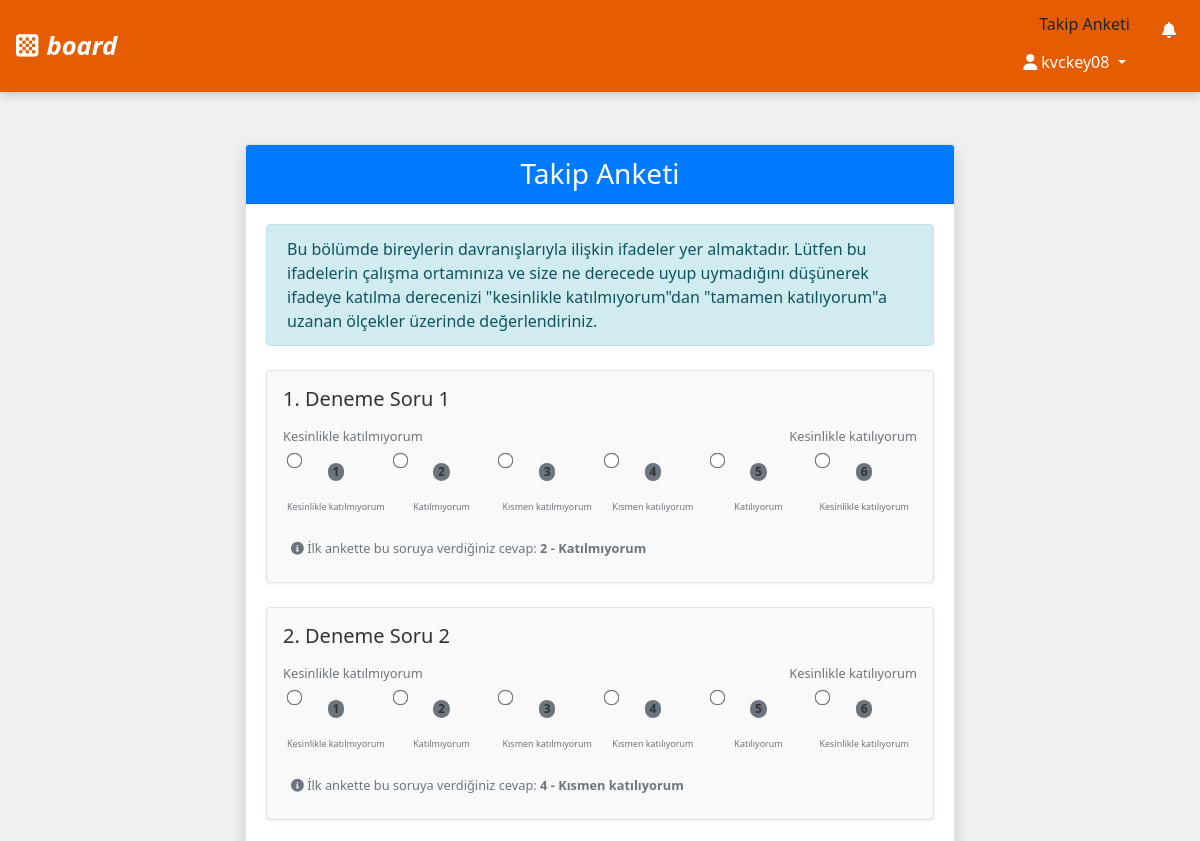
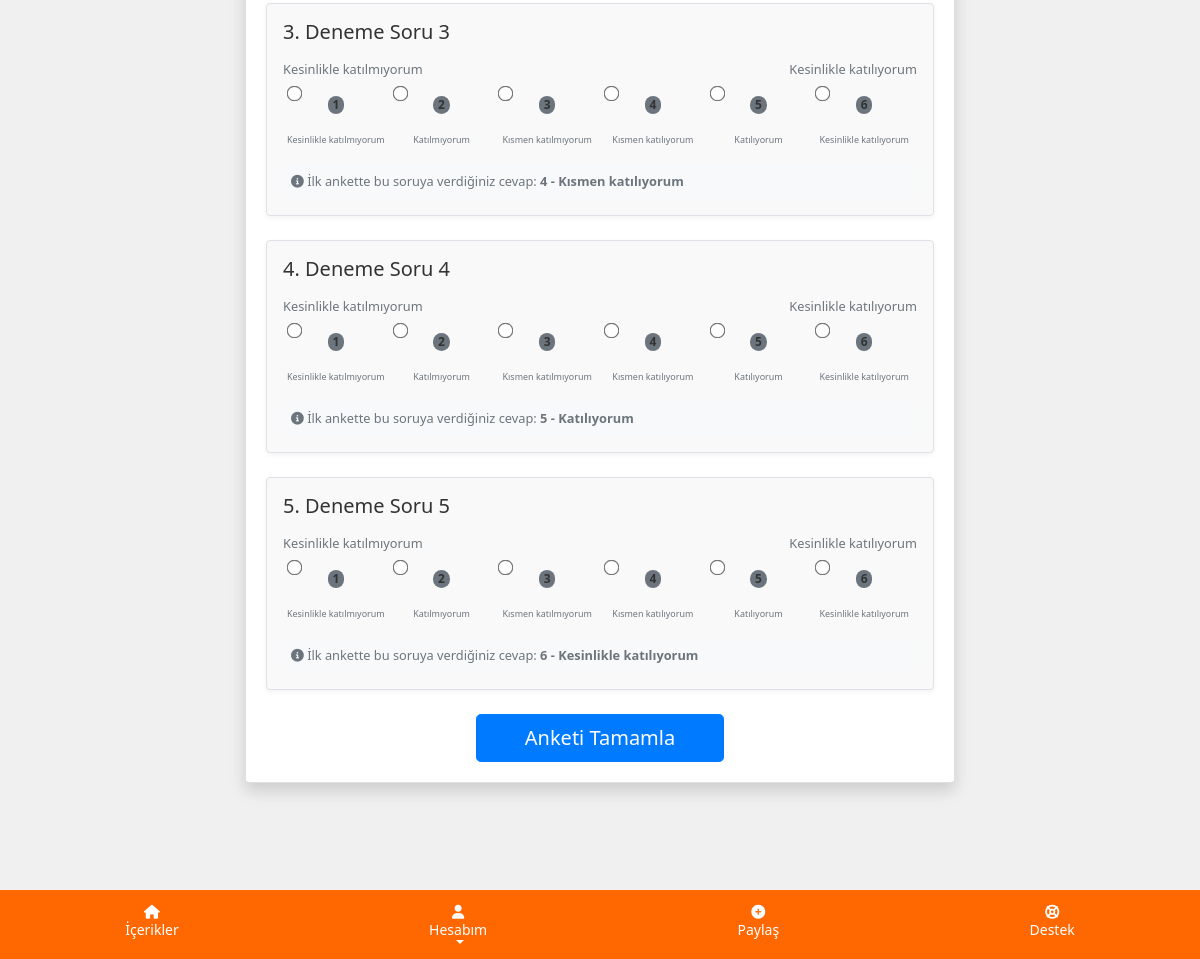
The page /second-survey/ (signed in) on the database its author committed (2 pictures, top to bottom).
### users/models.py (models this page shows, shortened)
class CustomUser(AbstractUser):
    team = models.ForeignKey('Team', on_delete=models.SET_NULL, null=True, blank=True, related_name='members')
    registration_code = models.CharField('Kayıt Kodu', max_length=6, unique=True, null=True, blank=True)
    gender = models.CharField('Cinsiyet', max_length=10, choices=[('male', 'Erkek'), ('female', 'Kadın'), ('other', 'Diğer')])
    avatar = models.CharField('Avatar', max_length=100, null=True, blank=True)
    registration_code_used = models.CharField('Kullanılan Kayıt Kodu', max_length=6, null=True, blank=True)
    progress = models.OneToOneField(Progress, on_delete=models.CASCADE, null=True, blank=True, related_name='user_progress')
    group = models.ForeignKey('Group', on_delete=models.SET_NULL, null=True, blank=True, related_name='members')
    class Meta:
        verbose_name = 'Kullanıcı'
        verbose_name_plural = 'Kullanıcılar'

class InitialSurvey(models.Model):
    question = models.CharField(max_length=255, verbose_name="Soru")
    is_active = models.BooleanField(default=True, verbose_name="Aktif mi?")
    order = models.PositiveIntegerField(default=0, verbose_name="Sıralama")
    created_at = models.DateTimeField(auto_now_add=True, verbose_name="Oluşturulma Tarihi")
    class Meta:
        verbose_name = "Anket Sorusu"
        verbose_name_plural = "Anket Soruları"
        ordering = ['order']  # Soruları sıralamaya göre göster

### users/views.py (the view, shortened to what this page needs)
# urls.py: path('second-survey/', second_survey_view, name='second_survey'),
@login_required(login_url='login')
def second_survey_view(request):
    completion, created = SurveyCompletion.objects.get_or_create(user=request.user)
    if not completion.completed:
        messages.info(request, "Önce ilk anketi tamamlamanız gerekiyor.")
        return redirect('initial_survey')
    if completion.second_survey_completed:
        messages.info(request, "İkinci anketi daha önce tamamladınız.")
        return redirect('home')
    questions = InitialSurvey.objects.filter(is_active=True)
    if not questions.exists():
        messages.error(request, "Şu anda aktif anket sorusu bulunmuyor.")
        return redirect('home')
    user_responses = {}
    first_responses = UserSurveyResponse.objects.filter(
        user=request.user,
        question__in=questions,
        is_second_response=False
    )
    for response in first_responses:
        user_responses[response.question.id] = response.answer
    return render(request, 'second_survey_form.html', {
        'questions': questions,
        'LIKERT_CHOICES': LIKERT_CHOICES,
        'user_responses': user_responses,
        'is_second_survey': True
    })

### posts/templatetags/custom_filters.py (called while the page is built)
@register.filter
def get_item(dictionary, key):
    if dictionary is None:
        return None
    return dictionary.get(key)

@register.filter
def has_second_survey_due(user):
    try:
        return user.survey_completion.is_second_survey_due()
    except:
        return False

### users/models.py (called while the page is built)
    def get_level_progress_text(self):
        current_level_threshold = self.LEVEL_THRESHOLDS.get(self.level, 0)
        next_level_threshold = self.LEVEL_THRESHOLDS.get(self.level + 1, current_level_threshold)
        if next_level_threshold == current_level_threshold:
            return f"Seviye {self.level} (Maksimum)"
        progress_in_level = self.points - current_level_threshold
        points_needed_for_next_level = next_level_threshold - current_level_threshold
        return f"Seviye {self.level} ({progress_in_level}/{points_needed_for_next_level})"

    def is_second_survey_due(self):
        if not self.completed or self.second_survey_completed:
            return False
        if self.completed_at:
            from django.utils import timezone
            import datetime
            seven_days_later = self.completed_at + datetime.timedelta(days=7)
            return timezone.now() >= seven_days_later
        return False

### users/utils.py (called while the page is built)
def get_leaderboard_url(user):
    if not user.group:
        return None  # Grup yoksa leaderboard URL'si de yok
    if user.group.name in ['A', 'B']:
        return reverse('group_leaderboard')
    elif user.group.name in ['C', 'D', 'F']:
        return reverse('team_leaderboard')
    else:
        return None

### templates/second_survey_form.html (shortened to what this page needs)
{% extends 'base.html' %}
{% load custom_filters %}
{% block content %}
<div class="container py-5">
    <div class="row justify-content-center">
        <div class="col-md-8">
            <div class="card shadow">
                <div class="card-header bg-primary text-white text-center">
                    <h3 class="mb-0">Takip Anketi</h3>
                </div>
                <div class="card-body">
                    <div class="alert alert-info">
                        <p class="mb-0">
                            Bu bölümde bireylerin davranışlarıyla ilişkin ifadeler yer almaktadır. Lütfen bu ifadelerin çalışma ortamınıza ve size ne derecede uyup uymadığını düşünerek ifadeye katılma derecenizi "kesinlikle katılmıyorum"dan "tamamen katılıyorum"a uzanan ölçekler üzerinde değerlendiriniz.
                        </p>
                    </div>
                    <form method="post" class="mt-4" id="surveyForm">
                        <div class="survey-questions">
                            {% for question in questions %}
                                <div class="question-item mb-4 p-3 border rounded">
                                    <h5 class="mb-3">{{ forloop.counter }}. {{ question.question }}</h5>
                                    <div class="likert-container">
                                        <div class="likert-labels d-flex justify-content-between mb-2">
                                            <span class="small text-muted">Kesinlikle katılmıyorum</span>
                                            <span class="small text-muted">Kesinlikle katılıyorum</span>
                                        </div>
                                        <div class="likert-options">
                                            <div class="d-flex justify-content-between">
                                                {% for value, text in LIKERT_CHOICES %}
                                                <div class="likert-option text-center">
                                                    <input type="radio"
                                                           name="question_{{ question.id }}"
                                                           id="q{{ question.id }}_{{ value }}"
                                                           value="{{ value }}"
                                                           class="form-check-input"
                                                           required>
                                                    <label for="q{{ question.id }}_{{ value }}" class="d-block mt-1">
                                                        <span class="badge rounded-pill bg-secondary">{{ value }}</span>
                                                    </label>
                                                </div>
                                                {% endfor %}
                                            </div>
                                            <div class="likert-descriptions d-none d-md-flex justify-content-between mt-2">
                                                {% for value, text in LIKERT_CHOICES %}
                                                <div class="likert-description text-center" style="flex: 1;">
                                                    <small>{{ text }}</small>
                                                </div>
                                                {% endfor %}
                                            </div>
                                        </div>
                                    </div>
                                    {% if user_responses and user_responses|get_item:question.id %}
                                    <div class="mt-3 p-2 bg-light rounded">
                                        <p class="mb-0 small text-muted">
                                            <i class="fas fa-info-circle"></i> İlk ankette bu soruya verdiğiniz cevap:
                                            <strong>{{ user_responses|get_item:question.id }} -
                                                {% for val, txt in LIKERT_CHOICES %}
                                                    {% if val == user_responses|get_item:question.id %}{{ txt }}{% endif %}
                                                {% endfor %}
                                            </strong>
                                        </p>
                                    </div>
                                    {% endif %}
                                </div>
                            {% endfor %}
                        </div>
                        <div class="text-center mt-4">
                            <button type="submit" class="btn btn-primary btn-lg px-5">Anketi Tamamla</button>
                        </div>
                    </form>
                </div>
            </div>
        </div>
    </div>
</div>
{% endblock %}

### templates/base.html (shortened to what this page needs)
{% load static %}
{% load custom_filters %}
<!DOCTYPE html>
<html lang="tr">
<head>
    <link href="https://stackpath.bootstrapcdn.com/bootstrap/4.5.2/css/bootstrap.min.css" rel="stylesheet">
    <link rel="stylesheet" href="https://cdnjs.cloudflare.com/ajax/libs/font-awesome/6.4.0/css/all.min.css" />
</head>
<body>
    <nav class="navbar navbar-expand-lg navbar-light">
        <a class="navbar-brand d-flex align-items-center" href="/">
            <i class="fas fa-chess-board" style="color: white; font-size: 1.6rem; margin-right: 8px;"></i>
            <span style="color: white; font-style: italic; font-size: 1.6rem;">
                board
            </span>
        </a>
        <div class="collapse navbar-collapse" id="mobileNavbar">
            <ul class="navbar-nav ml-auto">
                {% if not request.user.is_authenticated %}
                    <li class="nav-item">
                        <a class="nav-link" href="{% url 'register' %}">Kayıt Ol</a>
                    </li>
                    <li class="nav-item">
                        <a class="nav-link" href="{% url 'login' %}">Giriş Yap</a>
                    </li>
                {% else %}
                    <li class="nav-item dropdown">
                        {% if request.user|has_second_survey_due %}
                            <a class="dropdown-item" href="{% url 'second_survey' %}">Takip Anketi</a>
                        {% endif %}
                        <a class="nav-link dropdown-toggle" href="#" id="userDropdown" role="button" data-toggle="dropdown" aria-haspopup="true" aria-expanded="false">
                            {% if show_leaderboard %}
                                <i class="fas fa-trophy"></i> Sıralama: {{ ranking_info.rank }} | Puan: {{ points }}
                            {% elif show_progress_bar %}
                                <i class="fas fa-signal"></i> Seviye: {{ level }} | Puan: {{ points }}
                            {% else %}
                                <i class="fas fa-user"></i> {{ request.user.username }}
                            {% endif %}
                        </a>
                        <div class="dropdown-menu dropdown-menu-right" aria-labelledby="userDropdown">
                            <li class="nav-item dropdown">
                                <a class="nav-link position-relative" href="#" id="notificationsDropdown" role="button" data-toggle="dropdown" aria-haspopup="true" aria-expanded="false">
                                    <i class="fas fa-bell"></i>
                                </a>
                            </li>
                        </div>
                    </li>
                {% endif %}
            </ul>
        </div>
    </nav>
    <div class="container mt-1 mb-5">
        {% block content %}{% endblock %}
    </div>
{% if request.user.is_authenticated %}
<div class="footer">
    <a href="{% url 'post_list' %}" class="footer-link">
        <i class="fas fa-home"></i>
        <span>İçerikler</span>
    </a>
    <div class="dropdown">
        <a href="#" class="footer-link dropdown-toggle" id="footerProfileDropdown" data-toggle="dropdown" aria-haspopup="true" aria-expanded="false">
            <i class="fas fa-user"></i>
            <span>Hesabım</span>
        </a>
    </div>
    <a href="{% url 'post_create' %}" class="footer-link">
        <i class="fas fa-plus-circle"></i>
        <span>Paylaş</span>
    </a>
    <a href="{% url 'support_request_list' %}" class="footer-link">
        <i class="fas fa-life-ring"></i>
        <span>Destek</span>
    </a>
</div>
{% endif %}
</body>
</html>

### templates/base.html (style rules this page uses)
body { background-color: #f0f0f0; font-family: 'Segoe UI', Tahoma, Geneva, Verdana, sans-serif; padding-bottom: 80px; color: #333; }
.navbar { background-color: #ff6700; box-shadow: 0 4px 8px rgba(0, 0, 0, 0.15); transition: background-color 0.3s ease-in-out; }
.navbar-brand { color: white; font-weight: bold; font-size: 1.6rem; }
.navbar-nav .nav-link { color: white !important; font-size: 1rem; padding: 10px 15px; transition: color 0.3s ease-in-out; }
.footer { background-color: #ff6700; color: white; text-align: center; position: fixed; bottom: 0; width: 100%; display: flex; justify-content: space-around; padding: 15px 0; z-index: 1000; transition: background-color 0.3s ease-in-out; }
.footer a { color: white; text-decoration: none; font-size: 14px; display: flex; flex-direction: column; align-items: center; transition: transform 0.3s ease-in-out; }
.dropdown-menu { background-color: #e65c00; color: white; }

### templates/second_survey_form.html (style rules this page uses)
.question-item { background-color: #f9f9f9; border-radius: 10px; transition: all 0.3s; box-shadow: 0 2px 5px rgba(0,0,0,0.05); }
.likert-option { flex: 1; position: relative; margin: 0 5px; }
.likert-option input[type="radio"] { transform: scale(1.2); margin: 0 auto; display: block; }
.likert-option label { cursor: pointer; }
.likert-description { font-size: 0.7rem; color: #6c757d; }

### rows shown on the page
CustomUser: user.username "kvckey08"
InitialSurvey: question "Deneme Soru 1", LIKERT_CHOICES "1" "2" "3" "4" "5" "6", LIKERT_CHOICES "Kesinlikle katılmıyorum" "Katılmıyorum" "Kısmen katılmıyorum" "Kısmen katılıyorum" "Katılıyorum" "Kesinlikle katılıyorum", id "2", LIKERT_CHOICES "Katılmıyorum"
InitialSurvey: question "Deneme Soru 2", LIKERT_CHOICES "1" "2" "3" "4" "5" "6", LIKERT_CHOICES "Kesinlikle katılmıyorum" "Katılmıyorum" "Kısmen katılmıyorum" "Kısmen katılıyorum" "Katılıyorum" "Kesinlikle katılıyorum", id "4", LIKERT_CHOICES "Kısmen katılıyorum"
InitialSurvey: question "Deneme Soru 3", LIKERT_CHOICES "1" "2" "3" "4" "5" "6", LIKERT_CHOICES "Kesinlikle katılmıyorum" "Katılmıyorum" "Kısmen katılmıyorum" "Kısmen katılıyorum" "Katılıyorum" "Kesinlikle katılıyorum", id "4", LIKERT_CHOICES "Kısmen katılıyorum"
InitialSurvey: question "Deneme Soru 4", LIKERT_CHOICES "1" "2" "3" "4" "5" "6", LIKERT_CHOICES "Kesinlikle katılmıyorum" "Katılmıyorum" "Kısmen katılmıyorum" "Kısmen katılıyorum" "Katılıyorum" "Kesinlikle katılıyorum", id "5", LIKERT_CHOICES "Katılıyorum"
InitialSurvey: question "Deneme Soru 5", LIKERT_CHOICES "1" "2" "3" "4" "5" "6", LIKERT_CHOICES "Kesinlikle katılmıyorum" "Katılmıyorum" "Kısmen katılmıyorum" "Kısmen katılıyorum" "Katılıyorum" "Kesinlikle katılıyorum", id "6", LIKERT_CHOICES "Kesinlikle katılıyorum"
